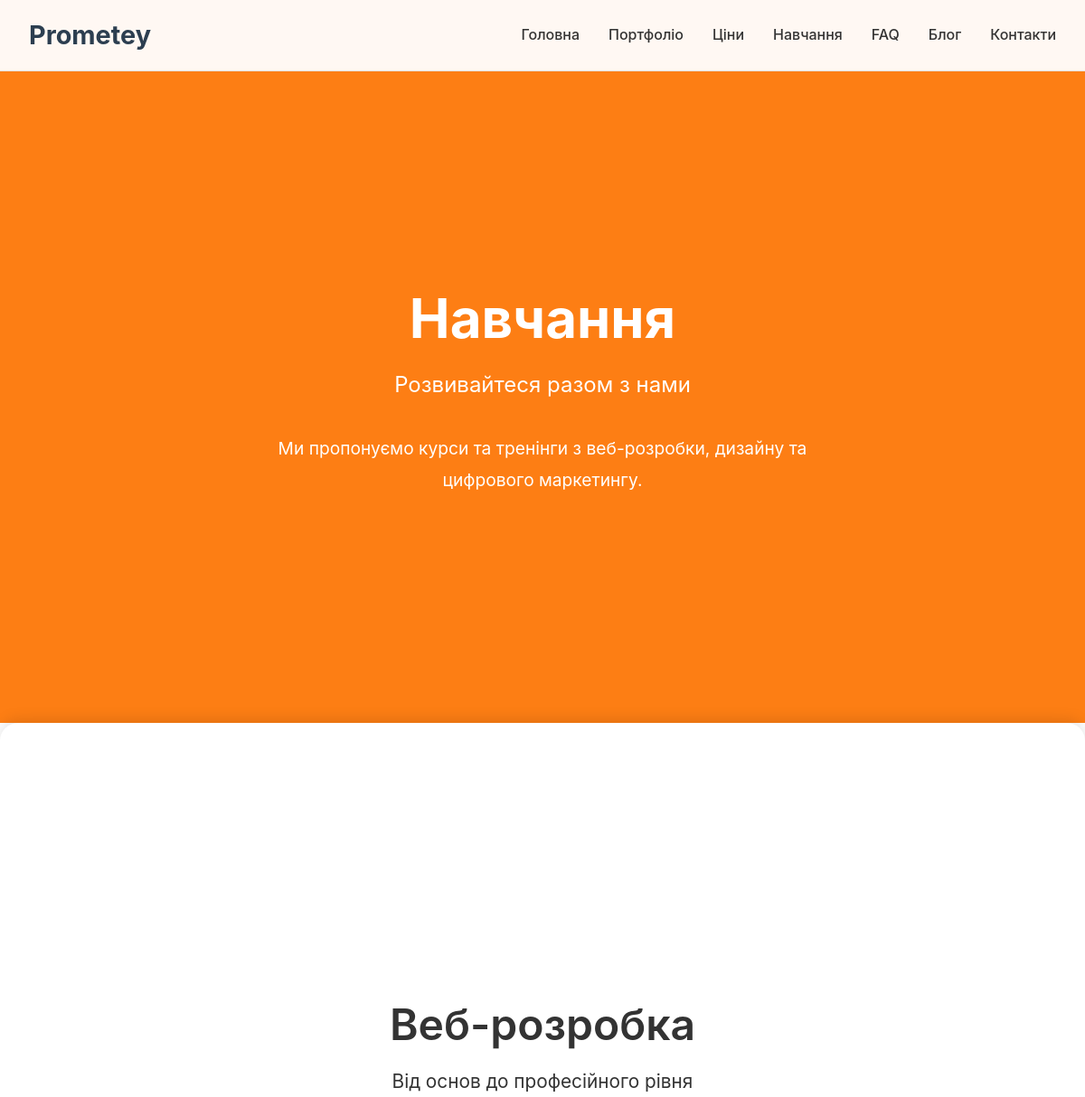
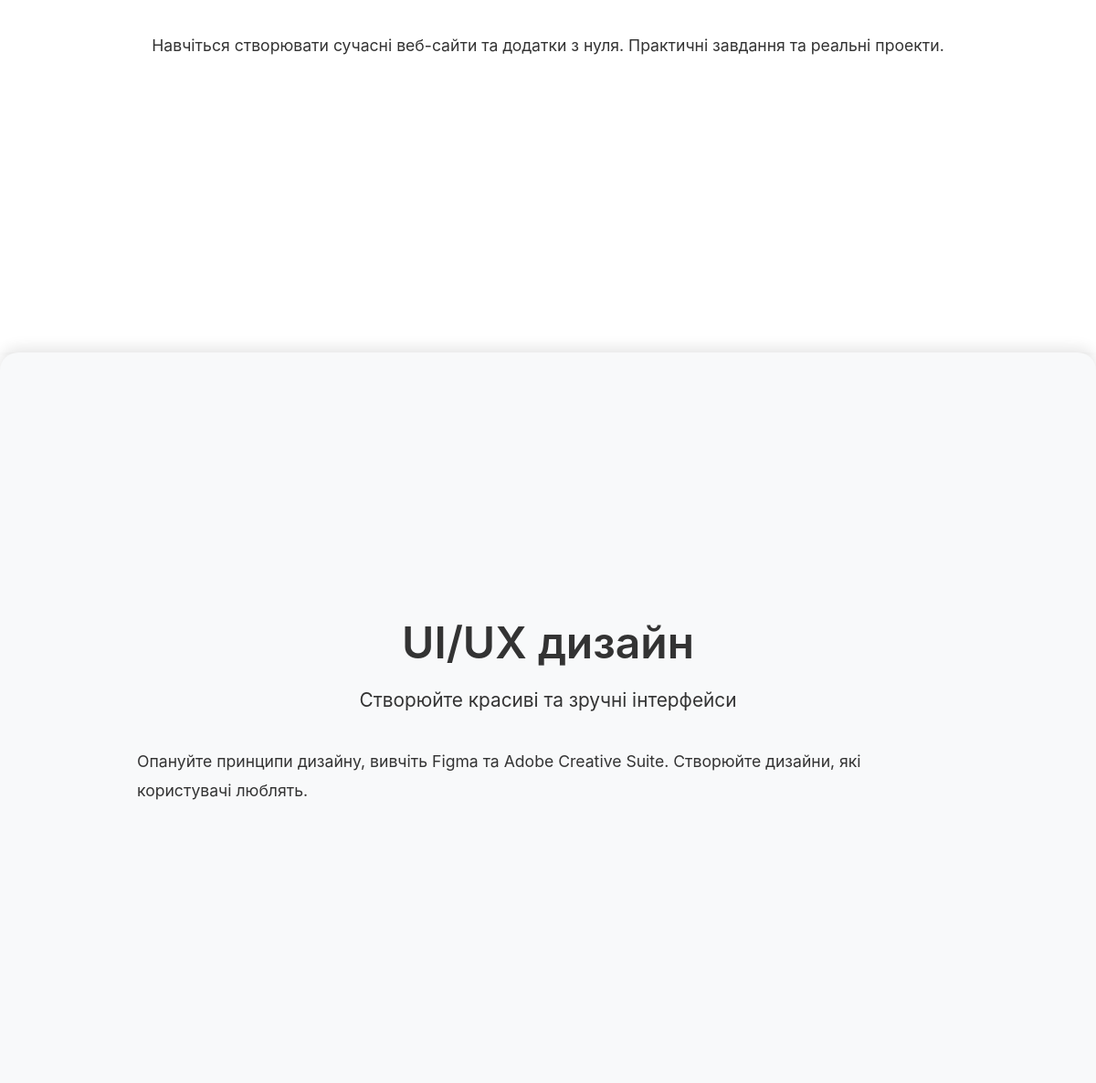
The app's page /education/ with its own data (2 pictures, top to bottom).
### prometey/models.py (models this page shows, shortened)
class PageBlock(models.Model):
    PAGE_CHOICES = [
        ('home', 'Головна'),
        ('portfolio', 'Портфоліо'),
        ('prices', 'Ціни'),
        ('education', 'Навчання'),
        ('faq', 'FAQ'),
        ('blog', 'Блог'),
        ('contacts', 'Контакти'),
    ]
    BLOCK_TYPES = [
        ('hero', 'Герой секція'),
        ('content', 'Контент блок'),
        ('features', 'Особливості'),
        ('testimonials', 'Відгуки'),
        ('cta', 'Заклик до дії'),
    ]
    page = models.CharField(
        max_length=20,
        choices=PAGE_CHOICES,
        verbose_name='Сторінка'
    )
    block_type = models.CharField(
        max_length=20,
        choices=BLOCK_TYPES,
        verbose_name='Тип блока'
    )
    title = models.CharField(
        max_length=200,
        verbose_name='Заголовок'
    )
    subtitle = models.CharField(
        max_length=300,
        blank=True,
        verbose_name='Підзаголовок'
    )
    content = models.TextField(
        verbose_name='Контент'
    )
    background_color = models.CharField(
        max_length=7,
        default='#ffffff',
        verbose_name='Колір фону'
    )
    text_color = models.CharField(
        max_length=7,
        default='#000000',
        verbose_name='Колір тексту'
    )
    order = models.PositiveIntegerField(
        default=0,
        verbose_name='Порядок'
    )
    is_active = models.BooleanField(
        default=True,
        verbose_name='Активний'
    )
    created_at = models.DateTimeField(
        auto_now_add=True,
        verbose_name='Створено'
    )
    updated_at = models.DateTimeField(
        auto_now=True,
        verbose_name='Оновлено'
    )
    class Meta:
        ordering = ['page', 'order']
        verbose_name = 'Блок сторінки'
        verbose_name_plural = 'Блоки сторінок'

### prometey/views.py (the view)
# urls.py: path('education/', views.EducationView.as_view(), name='education'),
class EducationView(BasePageView):
    template_name = 'prometey/education.html'
    page_name = 'education'

### prometey/views.py (called while the page is built)
    def get_context_data(self, **kwargs):
        context = super().get_context_data(**kwargs)
        page_name = self.get_page_name()
        context['blocks'] = PageBlock.objects.filter(
            page=page_name,
            is_active=True
        ).order_by('order')
        try:
            context['page_meta'] = PageMeta.objects.get(page=page_name)
        except PageMeta.DoesNotExist:
            context['page_meta'] = None
        context['page_name'] = page_name
        return context

    def get_page_name(self):
        return getattr(self, 'page_name', 'home')

### templates/prometey/education.html
{% extends 'prometey/page_base.html' %}

### templates/prometey/page_base.html (shortened to what this page needs)
{% extends 'prometey/base.html' %}
{% block content %}
<div class="page-container">
    {% for block in blocks %}
    <section class="page-section" data-section-id="{{ block.id }}"
        style="--bg-color: {{ block.background_color }}; --text-color: {{ block.text_color }};">
        <div class="section-background" style="background-color: {{ block.background_color }};"></div>
        <div class="section-content">
            <div class="container">
                {% if block.block_type == 'hero' %}
                <div class="hero-block">
                    <div class="hero-content">
                        <h1 class="hero-title">{{ block.title }}</h1>
                        {% if block.subtitle %}
                        <p class="hero-subtitle">{{ block.subtitle }}</p>
                        {% endif %}
                        <div class="hero-description">
                            {{ block.content|linebreaks }}
                        </div>
                    </div>
                </div>
                {% elif block.block_type == 'content' %}
                <div class="content-block">
                    <div class="content-header">
                        <h2 class="content-title">{{ block.title }}</h2>
                        {% if block.subtitle %}
                        <p class="content-subtitle">{{ block.subtitle }}</p>
                        {% endif %}
                    </div>
                    <div class="content-body">
                        {{ block.content|linebreaks }}
                    </div>
                </div>
                {% endif %}
            </div>
        </div>
    </section>
    {% endfor %}
</div>
{% endblock %}

### static/css/main.css (style rules this page uses)
* { margin: 0; padding: 0; box-sizing: border-box; }
html { scroll-behavior: smooth; font-size: 16px; }
body { font-family: -apple-system, BlinkMacSystemFont, 'Segoe UI', 'Roboto', 'Oxygen', 'Ubuntu', 'Cantarell', 'Fira Sans', 'Droid Sans', 'Helvetica Neue', sans-serif; line-height: 1.6; color: #333; background-color: #ffffff; overflow-x: hidden; -webkit-font-smoothing: antialiased; -moz-osx-font-smoothing: grayscale; }
.container { max-width: 1200px; margin: 0 auto; padding: 0 20px; }
h1, h2, h3, h4, h5, h6 { font-weight: 600; line-height: 1.2; margin-bottom: 1rem; }
h1 { font-size: 2.5rem; }
h2 { font-size: 2rem; }
p { margin-bottom: 1rem; line-height: 1.8; }

### static/css/sticky-scroll.css (style rules this page uses)
.page-container { position: relative; }
.page-section { position: sticky; top: 0; height: 100vh; width: 100%; display: flex; align-items: center; justify-content: center; box-sizing: border-box; }
.page-section:nth-child(1) { z-index: 1; padding-top: 80px; }
.page-section:nth-child(2) { z-index: 2; }
.page-section:nth-child(3) { z-index: 3; }
.section-background { position: absolute; top: 0; left: 0; width: 100%; height: 100%; z-index: 1; }
.section-content { position: relative; z-index: 2; height: 100%; display: flex; align-items: center; justify-content: center; padding: 2rem 0; }
.page-section:not(:first-child) .section-background { border-radius: 20px 20px 0 0; box-shadow: 0 -5px 15px rgba(0, 0, 0, 0.1); }
.hero-block { text-align: center; max-width: 800px; margin: 0 auto; }
.hero-title { font-size: clamp(2.5rem, 5vw, 4rem); margin-bottom: 1rem; color: var(--text-color, #333); font-weight: 700; line-height: 1.2; }
.hero-subtitle { font-size: clamp(1.2rem, 3vw, 1.5rem); margin-bottom: 2rem; color: var(--text-color, #666); font-weight: 400; }
.hero-description { font-size: clamp(1rem, 2vw, 1.2rem); color: var(--text-color, #555); max-width: 600px; margin: 0 auto; }
.content-block { max-width: 900px; margin: 0 auto; text-align: center; }
.content-title { font-size: clamp(2rem, 4vw, 3rem); margin-bottom: 1rem; color: var(--text-color, #333); font-weight: 600; }
.content-subtitle { font-size: clamp(1.1rem, 2.5vw, 1.3rem); margin-bottom: 2rem; color: var(--text-color, #666); }
.content-body { font-size: clamp(1rem, 2vw, 1.1rem); color: var(--text-color, #555); line-height: 1.8; text-align: left; }
.section-content { animation: fadeInUp 0.6s ease-out; }
.section-background { transition: all 0.3s ease; }
html { scroll-behavior: smooth; }
.page-section { min-height: 100vh; }

### records on screen
PageBlock: title "Навчання", subtitle "Розвивайтеся разом з нами", content "Ми пропонуємо курси та тренінги з веб-розробки, дизайну та цифрового маркетингу."
PageBlock: title "Веб-розробка", subtitle "Від основ до професійного рівня", content "Навчіться створювати сучасні веб-сайти та додатки з нуля. Практичні завдання та реальні проекти."
PageBlock: title "UI/UX дизайн", subtitle "Створюйте красиві та зручні інтерфейси", content "Опануйте принципи дизайну, вивчіть Figma та Adobe Creative Suite. Створюйте дизайни, які користувачі люблять."
